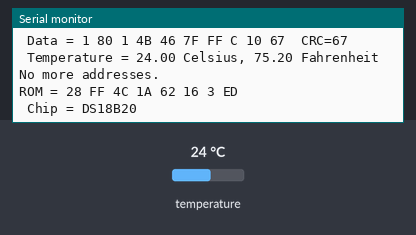
A sketch run on a simulated Arduino Uno, built with avr-gcc and run on an emulated ATmega328P. Parts: the last lines printed to the serial monitor. Inputs (shaded band) come from the test bench; at power-on: temperature 24 °C.

Above: at 3.1 s.
3.2 s: temperature set to 12 °C
At 3.91 s:
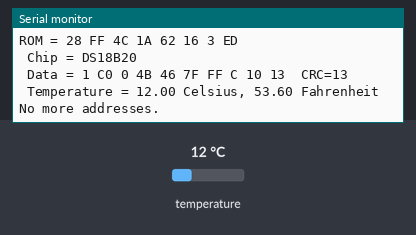
6.4 s: temperature set to 28 °C
At 7.87 s:
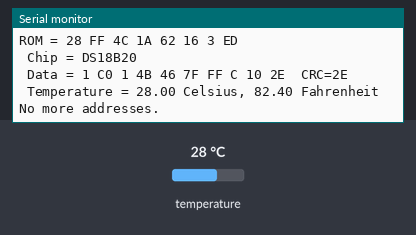
10.4 s: temperature set to 33 °C
At 11.82 s:
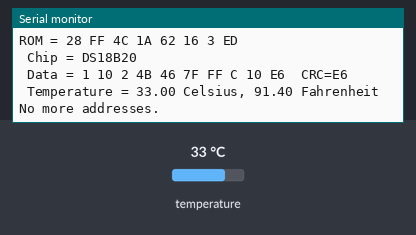
14.3 s: temperature set to 7 °C
At 15.78 s:
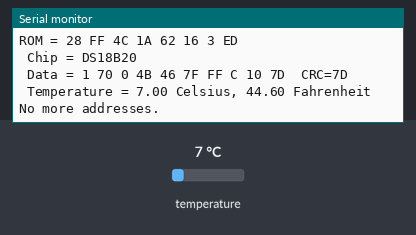
18.3 s: temperature set to 10 °C
At 19.73 s:
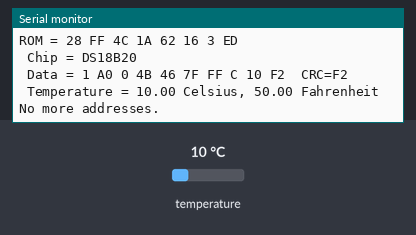
22.2 s: temperature set to 8 °C
At 23.69 s:
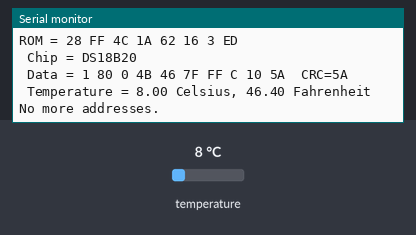
Timing chart, 0 to 25.2 s (numbered marks = the images above; inputs shaded):
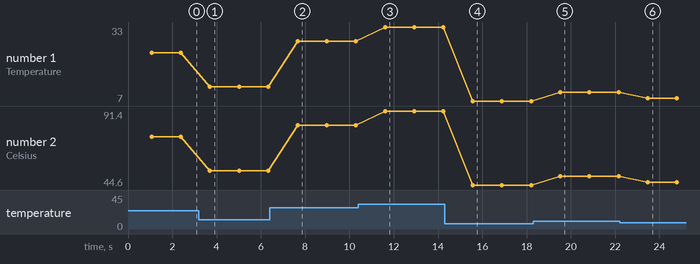

The sketch:

sketch_mar01a.ino
```cpp
#include <OneWire.h>

// пример использования библиотеки OneWire DS18S20, DS18B20, DS1822

OneWire ds(10); // на пине 10 (нужен резистор 4.7 КОм)

void setup(void) {

Serial.begin(9600);

}

void loop(void) {

byte i;

byte present = 0;

byte type_s;

byte data[12];

byte addr[8];

float celsius, fahrenheit;

if ( !ds.search(addr)) {

Serial.println("No more addresses.");

Serial.println();

ds.reset_search();

delay(250);

return;

}

Serial.print("ROM =");

for( i = 0; i < 8; i++) {

Serial.write(' ');

Serial.print(addr[i], HEX);

}

if (OneWire::crc8(addr, 7) != addr[7]) {

Serial.println("CRC is not valid!");

return;

}

Serial.println();

// первый байт определяет чип

switch (addr[0]) {

case 0x10:

Serial.println(" Chip = DS18S20"); // или более старый DS1820

type_s = 1;

break;

case 0x28:

Serial.println(" Chip = DS18B20");

type_s = 0;

break;

case 0x22:

Serial.println(" Chip = DS1822");

type_s = 0;

break;

default:

Serial.println("Device is not a DS18x20 family device.");

return;

}

ds.reset();

ds.select(addr);

ds.write(0x44); // начинаем преобразование, используя ds.write(0x44,1) с "паразитным" питанием

delay(1000); // 750 может быть достаточно, а может быть и не хватит

// мы могли бы использовать тут ds.depower(), но reset позаботится об этом

present = ds.reset();

ds.select(addr);

ds.write(0xBE);

Serial.print(" Data = ");

Serial.print(present, HEX);

Serial.print(" ");

for ( i = 0; i < 9; i++) { // нам необходимо 9 байт

data[i] = ds.read();

Serial.print(data[i], HEX);

Serial.print(" ");

}

Serial.print(" CRC=");

Serial.print(OneWire::crc8(data, 8), HEX);

Serial.println();

// конвертируем данный в фактическую температуру

// так как результат является 16 битным целым, его надо хранить в

// переменной с типом данных "int16_t", которая всегда равна 16 битам,

// даже если мы проводим компиляцию на 32-х битном процессоре

int16_t raw = (data[1] << 8) | data[0];

if (type_s) {

raw = raw << 3; // разрешение 9 бит по умолчанию

if (data[7] == 0x10) {

raw = (raw & 0xFFF0) + 12 - data[6];

}

} else {

byte cfg = (data[4] & 0x60);

// при маленьких значениях, малые биты не определены, давайте их обнулим

if (cfg == 0x00) raw = raw & ~7; // разрешение 9 бит, 93.75 мс

else if (cfg == 0x20) raw = raw & ~3; // разрешение 10 бит, 187.5 мс

else if (cfg == 0x40) raw = raw & ~1; // разрешение 11 бит, 375 мс

//// разрешение по умолчанию равно 12 бит, время преобразования - 750 мс

}

celsius = (float)raw / 16.0;

fahrenheit = celsius * 1.8 + 32.0;

Serial.print(" Temperature = ");

Serial.print(celsius);

Serial.print(" Celsius, ");

Serial.print(fahrenheit);

Serial.println(" Fahrenheit");

}
```

Measured:
- after the input at 3.2 s, the serial monitor: prints a new line after 0.45 s (image 1)
- after the input at 6.4 s, the serial monitor: prints a new line after 1.2 s (image 2)
- after the input at 10.4 s, the serial monitor: prints a new line after 1.2 s (image 3)
- after the input at 14.3 s, the serial monitor: prints a new line after 1.2 s (image 4)
- after the input at 18.3 s, the serial monitor: prints a new line after 1.2 s (image 5)
- after the input at 22.2 s, the serial monitor: prints a new line after 1.2 s (image 6)
- plotted number 1: 24 → 12 after the input at 3.2 s, 28 → 33 after the input at 10.4 s, 10 → 8 after the input at 22.2 s
- plotted number 2: 75.2 → 53.6 after the input at 3.2 s, 53.6 → 82.4 after the input at 6.4 s, 82.4 → 91.4 after the input at 10.4 s, 91.4 → 44.6 after the input at 14.3 s, 44.6 → 50 after the input at 18.3 s
